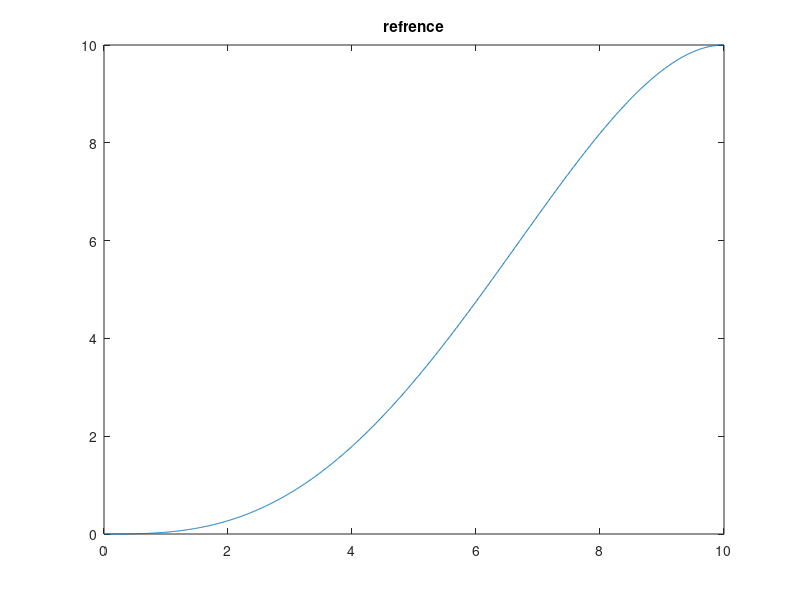
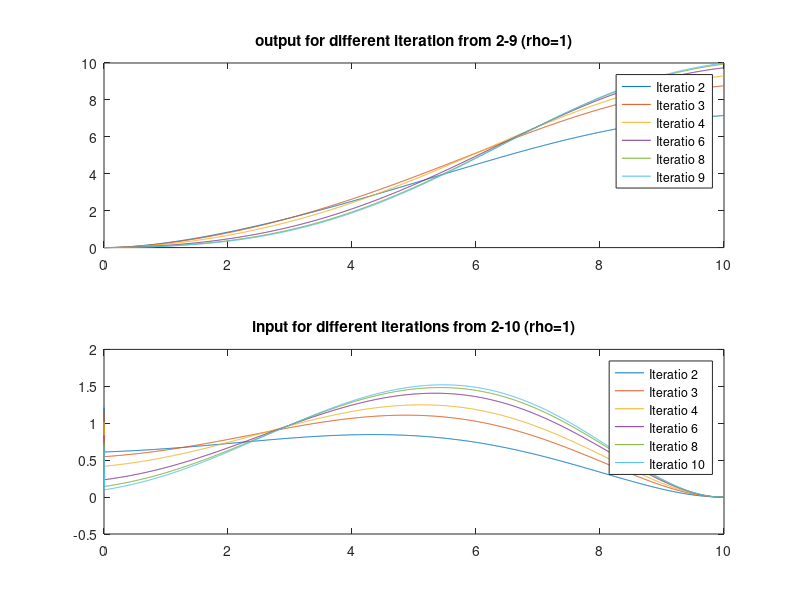
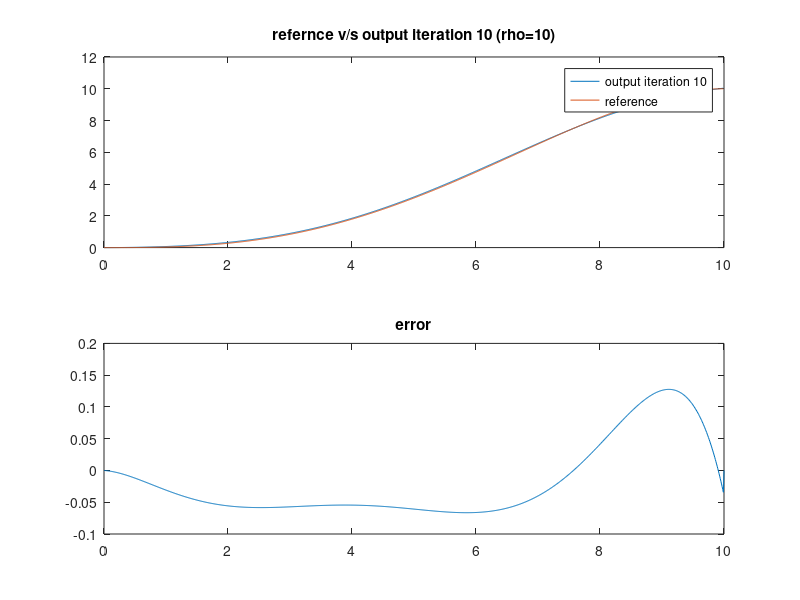

MATLAB code to generate these figures, in order:
clear ;
% ---- Define System
v=0.8;
l=0.8;
m=1.5;
h=0.01;
R=10;
A=[0 1;(v*h/(m*(l^2)))-1 2-(v*h/(m*(l^2)))];
B=[0;(h^2)/(m*l^2)];
C=[0 1];

% ---- Trajectory

t_st=(0:0.01:10);
l=length(t_st);
for i=0:l-1
r(i+1)=t_st(i+1)^3*(4-0.3*t_st(i+1))*0.01;
end
figure(1)
plot(t_st,r);title('refrence')

% ---- Solve the riccati equation backwards
K(:,:,1001)=zeros(2,2); % K(N)
G(1001,:)=zeros(1,2); % Gain
for t=1:1000
    K(:,:,1001-t)=A'*K(:,:,1001-t+1)*A + C'*C - A'*K(:,:,1001-t+1)*B* ... 
        inv(B'*K(:,:,1001-t+1)*B + R)*B'*K(:,:,1001-t+1)*A;
    G(1001-t,:) = inv(B'*K(:,:,1001-t)*B+R)*B'*K(:,:,1001-t)*A; % Gain
end

% ---- Intialize
e=zeros(1,1001); % initial error
u=zeros(1,1000); % intialize input for previous trial
u(1)=0.6;
x(:,1)=zeros(2,1); % initial current position
u_k(1,1)=0.6; % intial current input
x1(:,1001)=zeros(2,1); % initialize states for previous trial

% ---- Run for 10 iterations
for k=1:10
    % ---- Solving eta backwards
    eta(:,1001)=zeros(2,1); % eta(N)
    for m=1:1000
        eta(:,1001-m) = inv(eye(2,2) + (K(:,:,1001-m) * B * (1/R) * B'))* ...
            (A'* eta(:,1001-m+1) + C' * e(1001-m+1));
    end
    for t=1:1000
        % ---- Update
        u_k(k,t) = u(t) - (G(t,:) * (x(:,t)-x1(:,t))) + ((1/R) * B' * eta(:,t)); % Input
        x(:,t+1) = A*x(:,t) + B*u_k(k,t); % States
        y(k,t)=C*x(:,t); % Output
        e(t)=r(t)-y(k,t); % Store Error
        x1(:,t)=x(:,t); % Store states for next trial
        u(t)=u_k(k,t); % Store input for next trial
    end
    x1(:,t+1)=x(:,t+1);
end
%% plot
figure(2);
subplot(2,1,1)% ---- output
plot(t_st(1:end-1), y(2,:), t_st(1:end-1), y(3,:), t_st(1:end-1), y(4,:), t_st(1:end-1), y(6,:), t_st(1:end-1), y(8,:), t_st(1:end-1), y(9,:));title('output for different iteration from 2-9 (rho=1)');legend('Iteratio 2','Iteratio 3','Iteratio 4','Iteratio 6','Iteratio 8','Iteratio 9');
subplot(2,1,2) % ---- input
plot(t_st(1:end-1), u_k(2,:), t_st(1:end-1), u_k(3,:), t_st(1:end-1), u_k(4,:), t_st(1:end-1), u_k(6,:), t_st(1:end-1), u_k(8,:), t_st(1:end-1), u_k(10,:));title('input for different iterations from 2-10 (rho=1)');legend('Iteratio 2','Iteratio 3','Iteratio 4','Iteratio 6','Iteratio 8','Iteratio 10')
figure(3)
subplot(2,1,1) % ---- output iteration 10 vs reference
plot(t_st(1:end-1), y(10,:), t_st(1:end-1), r(1:end-1));title('refernce v/s output iteration 10 (rho=10)');legend('output iteration 10','reference')
subplot(2,1,2) % ---- error
plot(t_st, e);title('error')
